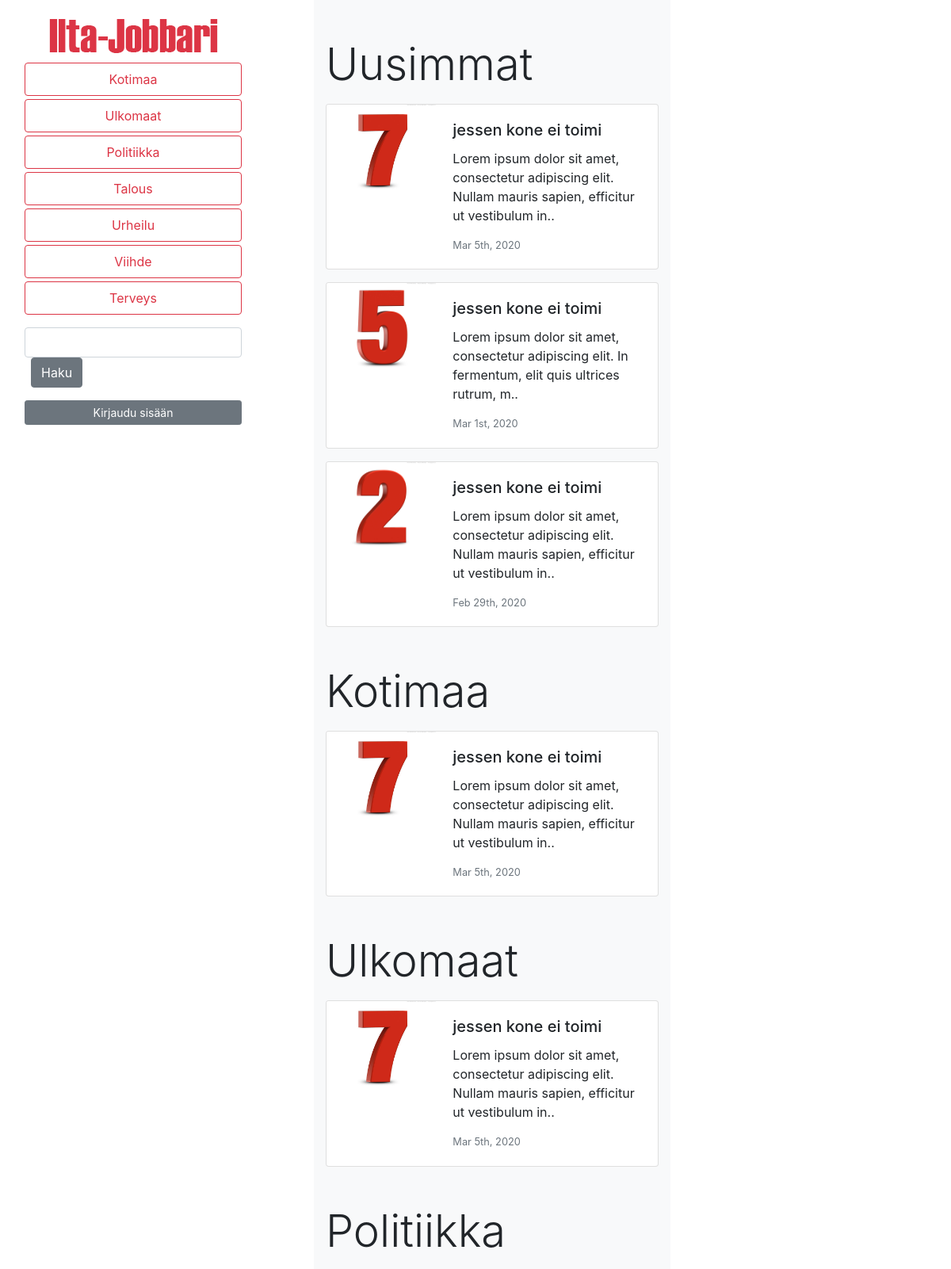
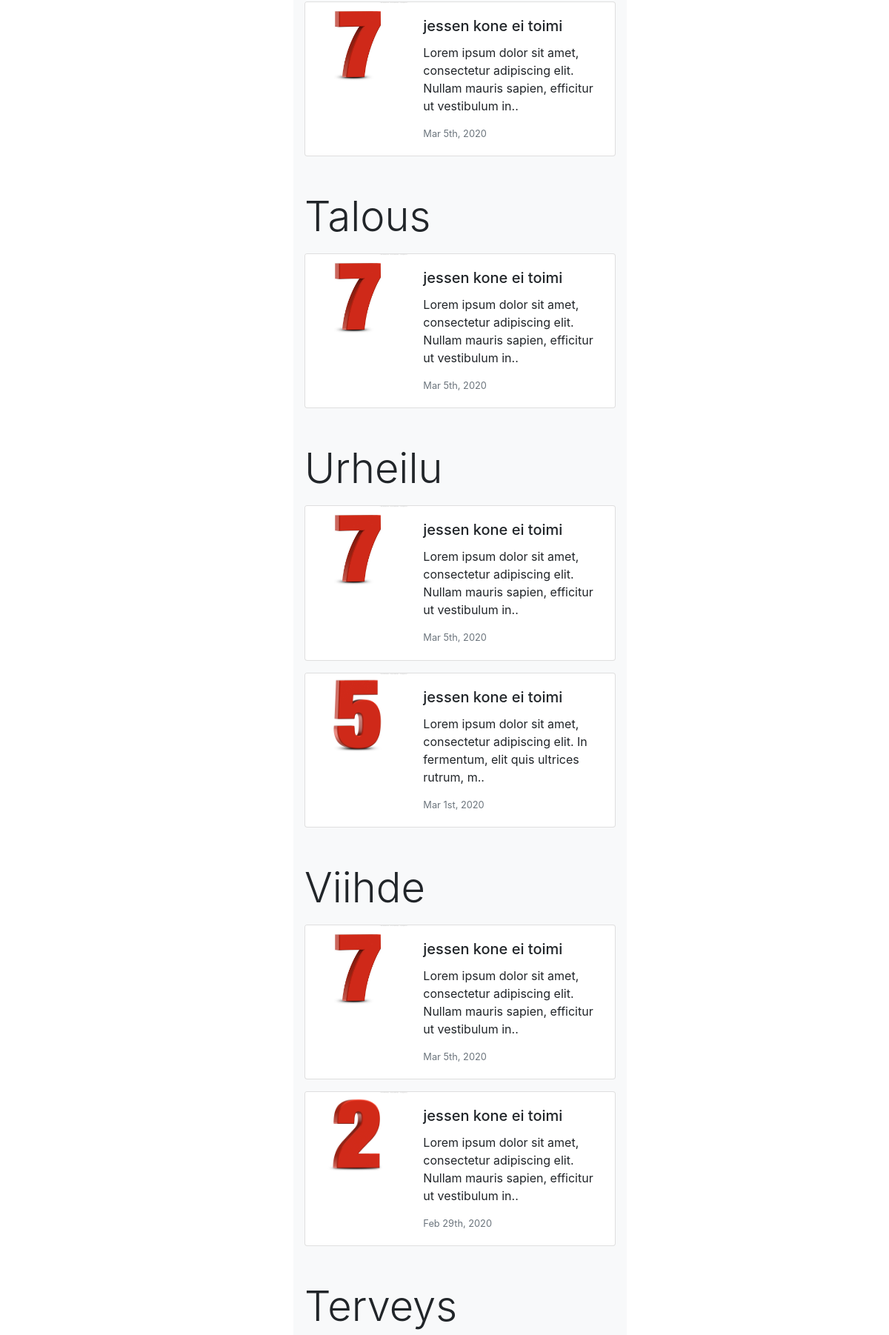
The app's page /feed.php (upper part) with its own data (2 pictures, top to bottom).
### tables this page shows
CREATE TABLE `uutiset` (
  `id` int(11) NOT NULL,
  `pvm` datetime NOT NULL,
  `avainsana0` varchar(50) DEFAULT NULL,
  `avainsana1` varchar(50) DEFAULT NULL,
  `avainsana2` varchar(50) DEFAULT NULL,
  `avainsana3` varchar(50) DEFAULT NULL,
  `avainsana4` varchar(50) DEFAULT NULL,
  `uutiset` tinyint(1) NOT NULL DEFAULT 0,
  `kotimaa` tinyint(1) NOT NULL DEFAULT 0,
  `ulkomaat` tinyint(1) NOT NULL DEFAULT 0,
  `politiikka` tinyint(1) NOT NULL DEFAULT 0,
  `talous` tinyint(1) NOT NULL DEFAULT 0,
  `urheilu` tinyint(1) NOT NULL DEFAULT 0,
  `viihde` tinyint(1) NOT NULL DEFAULT 0,
  `terveys` tinyint(1) NOT NULL DEFAULT 0
);

### feed.php (the view, shortened to what this page needs)
<?php
$servername = "localhost";
$username = "root";
$password = "";
$dbname = "jobbaripojat";
$yhteys = new mysqli($servername, $username, $password, $dbname);
function hae_uutinen($id){
    $file = "xml/{$id}.xml";
    $xml = simplexml_load_file($file);
    return $xml;
}
function get_words($sentence, $count = 15) {
    preg_match("/(?:[^\s,\.;\?\!]+(?:[\s,\.;\?\!]+|$)){0,$count}/", $sentence, $matches);
    return $matches[0];
}
function uutiset($yhteys, $tyyppi){
    if ($tyyppi == "kaikki"){
        $sql = "SELECT id, pvm FROM uutiset ORDER BY pvm DESC LIMIT 5";
    } else {
        $sql = "SELECT id, pvm FROM uutiset WHERE {$tyyppi} = 1 ORDER BY pvm DESC LIMIT 5";
    }
    $result = $yhteys->query($sql);
    for ($set = array (); $row = $result->fetch_assoc(); $set[] = $row);
    $i = (int)0;
    while ($i < count($set)) {
        $id = $set[$i]["id"];
        echo
        '<div class="card mb-3" onclick="location.href=' . "'php/uutinen.php?id=" . hae_uutinen($id)->id . "'" . '">
            <div class="row no-gutters">
                <div class="col-md-4">
                    <img src="' . substr(hae_uutinen($id)->kuvapolku, 3) . '" class="card-img" alt="' . hae_uutinen($id)->otsikko . '">
                </div>
                <div class="col-md-8">
                    <div class="card-body">
                        <h5 class="card-title">' . hae_uutinen($id)->otsikko . '</h5>
                        <p class="card-text">' . substr(get_words(hae_uutinen($id)->artikkeli), 0, -2) . '..</p>
                        <p class="card-text"><small class="text-muted">' . date("M jS, Y", strtotime($set[$i]['pvm'])) . '</small></p>
                    </div>
                </div>
            </div>
        </div>';
        $i++;
    }
}
?>
<html lang="en" style="overflow-y: scroll;">
<head>
    <link rel="stylesheet" href="css/bootstrap.min.css">
    <link rel="stylesheet" href="css/tyyli.css">
</head>
<body>
<div class="container-fluid">
<div class="row">
    <div class="col mx-auto">
        <nav class="navbar float-right sticky-top">
            <ul class="navbar-nav">
                <li class="nav-item mb-2">
                    <a href="feed.php"><img class="mx-auto d-block" src="iltajobbari.png"/></a>
                </li>
                <li class="nav-item">
                    <a class="nav-link mt-1 btn btn-outline-danger" href="feed.php#kotimaa">Kotimaa</a>
                </li>
                <li class="nav-item">
                    <a class="nav-link mt-1 btn btn-outline-danger" href="feed.php#ulkomaat">Ulkomaat</a>
                </li>
                <li class="nav-item">
                    <a class="nav-link mt-1 btn btn-outline-danger" href="feed.php#politiikka">Politiikka</a>
                </li>
                <li class="nav-item">
                    <a class="nav-link mt-1 btn btn-outline-danger" href="feed.php#talous">Talous</a>
                </li>
                <li class="nav-item">
                    <a class="nav-link mt-1 btn btn-outline-danger" href="feed.php#urheilu">Urheilu</a>
                </li>
                <li class="nav-item">
                    <a class="nav-link mt-1 btn btn-outline-danger" href="feed.php#viihde">Viihde</a>
                </li>
                <li class="nav-item mb-3">
                    <a class="nav-link mt-1 btn btn-outline-danger" href="feed.php#terveys">Terveys</a>
                </li>
                <div class="md-form mt-0">
                    <form class="form-inline" action="haku.php" method="POST">
                        <input class="form-control" type="text" name="hakusana">
                        <input class="btn btn-secondary ml-sm-2" type="submit" value="Haku">
                    </form>
                </div>
                <?php
                    if ( isset( $_SESSION['user_id'] ) ) {
                        echo '<a class="btn btn-secondary btn-sm mb-2" href="uusi.php">Lisää artikkeli</a>';
                        echo '<a class="btn btn-secondary btn-sm mb-2" href="php/lisaa_kayttaja.php">Lisää käyttäjä</a>';
                        echo '<a class="btn btn-secondary btn-sm" href="php/logout.php">Kirjaudu ulos</a>';
                    } else {
                        echo '<a class="btn btn-secondary btn-sm" href="php/yllapito.php">Kirjaudu sisään</a>';
                    }
                ?>
            </ul>
        </nav>
    </div>
    <div class="col-lg-6">
        <div class="container-fluid row">
            <div class="col mx-auto"></div>
            <div class="col-lg-10 bg-light">
                <h1 class="mt-5 mb-3 display-4">Uusimmat</h1>
                    <?php uutiset($yhteys, "kaikki");?>
                <h1 class="mt-5 mb-3 display-4" id="kotimaa">Kotimaa</h1>
                    <?php uutiset($yhteys, "kotimaa");?>
                <h1 class="mt-5 mb-3 display-4" id="ulkomaat">Ulkomaat</h1>
                    <?php uutiset($yhteys, "ulkomaat");?>
                <h1 class="mt-5 mb-3 display-4" id="politiikka">Politiikka</h1>
                    <?php uutiset($yhteys, "politiikka");?>
                <h1 class="mt-5 mb-3 display-4" id="talous">Talous</h1>
                    <?php uutiset($yhteys, "talous");?>
                <h1 class="mt-5 mb-3 display-4" id="urheilu">Urheilu</h1>
                    <?php uutiset($yhteys, "urheilu");?>
                <h1 class="mt-5 mb-3 display-4" id="viihde">Viihde</h1>
                    <?php uutiset($yhteys, "viihde");?>
                <h1 class="mt-5 mb-3 display-4" id="terveys">Terveys</h1>
            </div>
            <div class="col mx-auto"></div>
        </div>
    </div>
    <div class="col mx-auto"></div>
</div>
</div>
</body>
</html>

### css/tyyli.css (style rules this page uses)
.sticky-top { top: 1rem; }

### records on screen
uutiset: shows a picture, id "jessen kone ei toimi", id "Lorem ipsum dolor sit amet, consectetur adipiscing elit. Nullam mauris sapien, efficitur ut vestibulum in", pvm "Mar 5th, 2020"
uutiset: shows a picture, id "jessen kone ei toimi", id "Lorem ipsum dolor sit amet, consectetur adipiscing elit. In fermentum, elit quis ultrices rutrum, m", pvm "Mar 1st, 2020"
uutiset: shows a picture, id "jessen kone ei toimi", id "Lorem ipsum dolor sit amet, consectetur adipiscing elit. Nullam mauris sapien, efficitur ut vestibulum in", pvm "Feb 29th, 2020"
